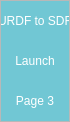
        <widget class="QFrame" name="frame_left_menu">
         <property name="minimumSize">
          <size>
           <width>70</width>
           <height>0</height>
          </size>
         </property>
         <property name="maximumSize">
          <size>
           <width>70</width>
           <height>16777215</height>
          </size>
         </property>
         <property name="frameShape">
          <enum>QFrame::StyledPanel</enum>
         </property>
         <property name="frameShadow">
          <enum>QFrame::Raised</enum>
         </property>
         <layout class="QVBoxLayout" name="verticalLayout_3">
          <property name="leftMargin">
           <number>0</number>
          </property>
          <property name="topMargin">
           <number>0</number>
          </property>
          <property name="rightMargin">
           <number>0</number>
          </property>
          <property name="bottomMargin">
           <number>0</number>
          </property>
          <item alignment="Qt::AlignTop">
           <widget class="QFrame" name="frame_top_menus">
            <property name="frameShape">
             <enum>QFrame::NoFrame</enum>
            </property>
            <property name="frameShadow">
             <enum>QFrame::Raised</enum>
            </property>
            <layout class="QVBoxLayout" name="verticalLayout_4">
             <property name="spacing">
              <number>0</number>
             </property>
             <property name="leftMargin">
              <number>0</number>
             </property>
             <property name="topMargin">
              <number>0</number>
             </property>
             <property name="rightMargin">
              <number>0</number>
             </property>
             <property name="bottomMargin">
              <number>0</number>
             </property>
             <item>
              <widget class="QPushButton" name="btn_page_1">
               <property name="minimumSize">
                <size>
                 <width>0</width>
                 <height>40</height>
                </size>
               </property>
               <property name="styleSheet">
                <string notr="true">QPushButton {
	color: rgb(255, 255, 255);
	background-color: rgb(113, 199, 212);
	border: 0px solid;
}
QPushButton:hover {
	background-color:rgb(73, 192, 236);
}</string>
               </property>
               <property name="text">
                <string>URDF to SDF</string>
               </property>
              </widget>
             </item>
             <item>
              <widget class="QPushButton" name="btn_page_2">
               <property name="minimumSize">
                <size>
                 <width>0</width>
                 <height>40</height>
                </size>
               </property>
               <property name="styleSheet">
                <string notr="true">QPushButton {
	color: rgb(255, 255, 255);
	background-color: rgb(113, 199, 212);
	border: 0px solid;
}
QPushButton:hover {
	background-color:rgb(73, 192, 236);
}</string>
               </property>
               <property name="text">
                <string>Launch</string>
               </property>
              </widget>
             </item>
             <item>
              <widget class="QPushButton" name="btn_page_3">
               <property name="minimumSize">
                <size>
                 <width>0</width>
                 <height>40</height>
                </size>
               </property>
               <property name="styleSheet">
                <string notr="true">QPushButton {
	color: rgb(255, 255, 255);
	background-color: rgb(113, 199, 212);
	border: 0px solid;
}
QPushButton:hover {
	background-color:rgb(73, 192, 236);
}</string>
               </property>
               <property name="text">
                <string>Page 3</string>
               </property>
              </widget>
             </item>
            </layout>
           </widget>
          </item>
         </layout>
        </widget>
